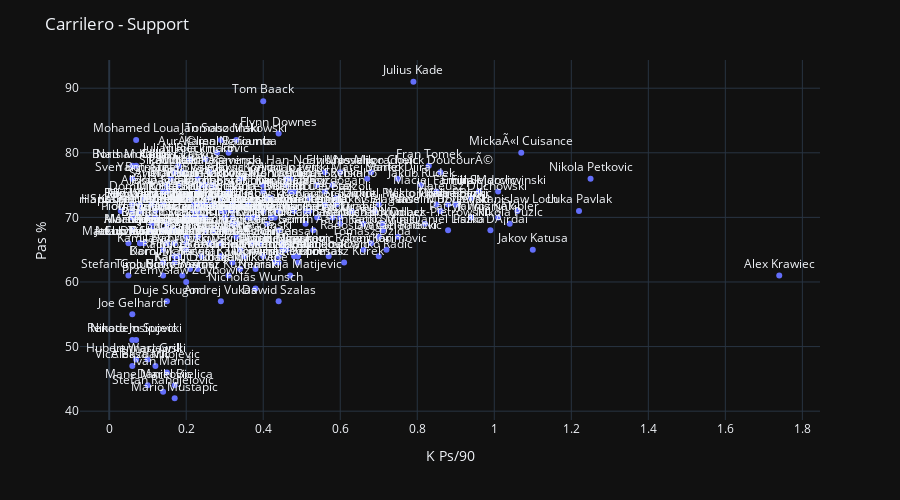

Notebook source saved alongside this figure:
### Code cell
fig = px.scatter(df1, x="K Ps/90", y="Pas %", text="Name", log_x=False, size_max=60)
fig.update_traces(textposition='top center')
fig.update_layout(
    height=500,
   )
for template in ["plotly_dark"]:
    fig.update_layout(template=template, title="Carrilero - Support")
fig.show()

### Figure 1 — Plotly figure (JSON) as saved in the notebook; plotly's stock layout.template omitted (floating-point values rounded to 4 significant figures; data arrays with more than 128 entries replaced by an {"elided": "..."} marker saying what was removed)
{"data": [{"hovertemplate": "K Ps/90=%{x}<br>Pas %=%{y}<br>Name=%{text}<extra></extra>", "legendgroup": "", "marker": {"color": "#636efa", "symbol": "circle"}, "mode": "markers+text", "name": "", "showlegend": false, "text": {"elided": "272 str values"}, "textposition": "top center", "type": "scatter", "x": {"elided": "272 str values"}, "xaxis": "x", "y": {"elided": "272 str values"}, "yaxis": "y"}], "layout": {"height": 500, "legend": {"tracegroupgap": 0}, "margin": {"t": 60}, "title": {"text": "Carrilero - Support"}, "xaxis": {"anchor": "y", "domain": [0, 1], "title": {"text": "K Ps/90"}}, "yaxis": {"anchor": "x", "domain": [0, 1], "title": {"text": "Pas %"}}}}
